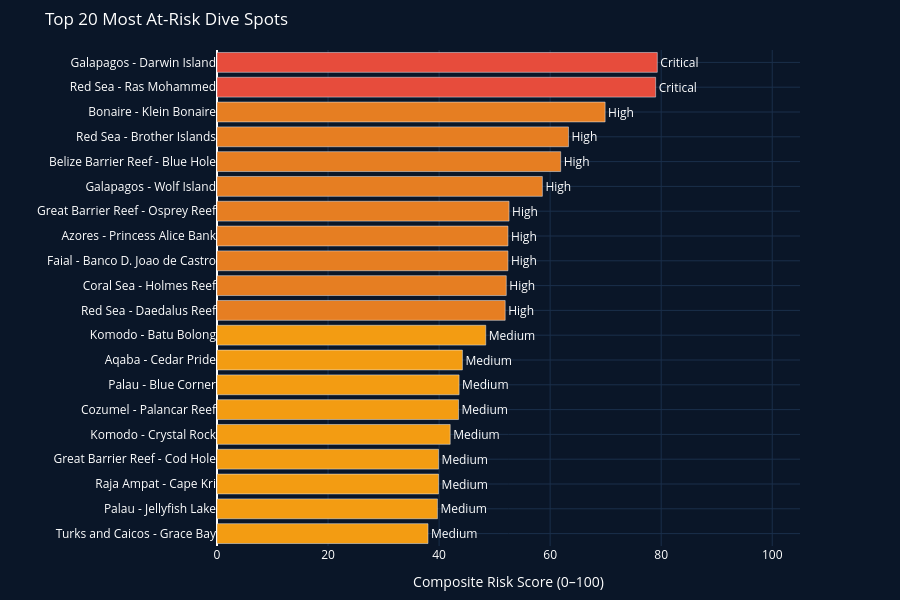

The cell this chart's notebook holds for it:
### Code cell
# ranking top 20 spots most at risk
top20 = panel.sort_values("risk_score", ascending=True).tail(20)

fig_rank = go.Figure(go.Bar(
    x=top20["risk_score"],
    y=top20["name"],
    orientation="h",
    marker_color=[COLORS[lvl] for lvl in top20["risk_level"]],
    text=top20["risk_level"],
    textposition="outside",
    hovertemplate="<b>%{y}</b><br>Risk Score: %{x}<extra></extra>"
))

fig_rank.update_layout(
    title="Top 20 Most At-Risk Dive Spots",
    xaxis_title="Composite Risk Score (0–100)",
    yaxis_title="",
    paper_bgcolor="#0a1628",
    plot_bgcolor="#0a1628",
    font_color="white",
    xaxis=dict(range=[0, 105], gridcolor="#1a2f4a"),
    yaxis=dict(gridcolor="#1a2f4a"),
    height=600,
    margin=dict(l=200, r=100, t=50, b=50)
)

fig_rank.write_html("top20_risk_ranking.html")
fig_rank.show()
print("top20_risk_ranking.html saved")

### Figure 1 — Plotly figure (JSON) as saved in the notebook; plotly's stock layout.template omitted (floating-point values rounded to 4 significant figures)
{"data": [{"hovertemplate": "<b>%{y}</b><br>Risk Score: %{x}<extra></extra>", "marker": {"color": ["#F39C12", "#F39C12", "#F39C12", "#F39C12", "#F39C12", "#F39C12", "#F39C12", "#F39C12", "#F39C12", "#E67E22", "#E67E22", "#E67E22", "#E67E22", "#E67E22", "#E67E22", "#E67E22", "#E67E22", "#E67E22", "#E74C3C", "#E74C3C"]}, "orientation": "h", "text": ["Medium", "Medium", "Medium", "Medium", "Medium", "Medium", "Medium", "Medium", "Medium", "High", "High", "High", "High", "High", "High", "High", "High", "High", "Critical", "Critical"], "textposition": "outside", "type": "bar", "x": [38.0, 39.7, 39.9, 39.9, 42.0, 43.5, 43.6, 44.2, 48.4, 51.9, 52.1, 52.4, 52.4, 52.6, 58.6, 61.9, 63.3, 69.9, 79.0, 79.3], "y": ["Turks and Caicos - Grace Bay", "Palau - Jellyfish Lake", "Raja Ampat - Cape Kri", "Great Barrier Reef - Cod Hole", "Komodo - Crystal Rock", "Cozumel - Palancar Reef", "Palau - Blue Corner", "Aqaba - Cedar Pride", "Komodo - Batu Bolong", "Red Sea - Daedalus Reef", "Coral Sea - Holmes Reef", "Faial - Banco D. Joao de Castro", "Azores - Princess Alice Bank", "Great Barrier Reef - Osprey Reef", "Galapagos - Wolf Island", "Belize Barrier Reef - Blue Hole", "Red Sea - Brother Islands", "Bonaire - Klein Bonaire", "Red Sea - Ras Mohammed", "Galapagos - Darwin Island"]}], "layout": {"font": {"color": "white"}, "height": 600, "margin": {"b": 50, "l": 200, "r": 100, "t": 50}, "paper_bgcolor": "#0a1628", "plot_bgcolor": "#0a1628", "title": {"text": "Top 20 Most At-Risk Dive Spots"}, "xaxis": {"gridcolor": "#1a2f4a", "range": [0, 105], "title": {"text": "Composite Risk Score (0–100)"}}, "yaxis": {"gridcolor": "#1a2f4a", "title": {"text": ""}}}}
